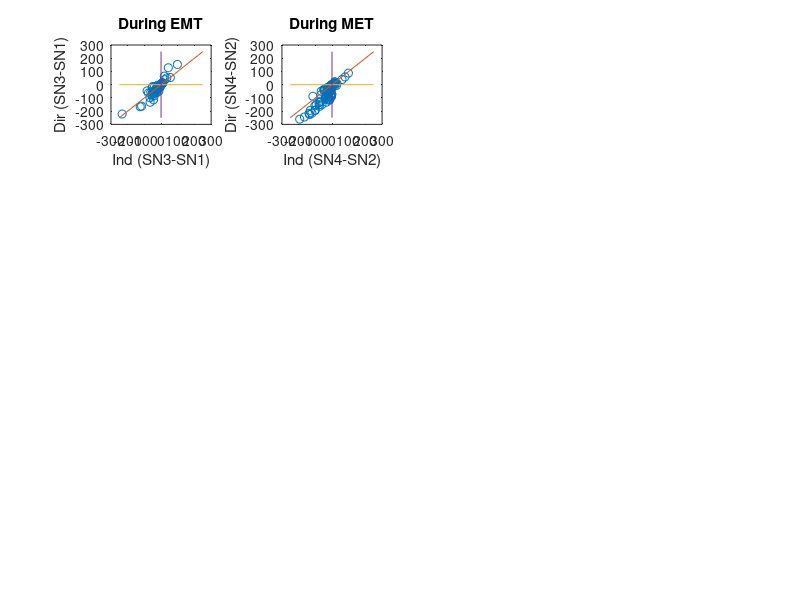

This figure's MATLAB source:
clear
clc

load param_ThrePert_SA0SB0_25pc_AND.mat
load param_RandSA0SB0_AND.mat

param_unp = param_RandSA0SB0(:,nrr);
%param_thre = param_ThrePert_OR(:,nrr);


unp=tri_types(nrr,:);
ind=tri_type_SA0ltSB0;
dir=tri_type_SB0ltSA0;

[unp_sorted,idx] = sort(unp);
dir_sorted = dir(idx);
ind_sorted = ind(idx);

SN_DirSorted = SNB_SB0ltSA0(idx,:);
SN_IndSorted = SNB_SA0ltSB0(idx,:);

SNB_Unp = SNB(nrr,:);
SNB_Dir = SNB_SB0ltSA0;
SNB_Ind = SNB_SA0ltSB0;

% Type 4 (1U1D): SN1>SN3>SN2>SN4
% Type 2 (1U2D): SN1>SN3>SN4>SN2
% Type 3 (2U1D): SN3>SN1>SN2>SN4
% Type 1 (2U2D): SN3>SN1>SN4>SN2

nr = length(nrr);

for ik = 1:nr

    if SNB_Unp(ik,1)>SNB_Unp(ik,3) && SNB_Unp(ik,3)>SNB_Unp(ik,2) && SNB_Unp(ik,2)>SNB_Unp(ik,4)
        triType_Unp(ik,1) = 4;
    elseif SNB_Unp(ik,1)>SNB_Unp(ik,3) && SNB_Unp(ik,3)>SNB_Unp(ik,4) && SNB_Unp(ik,4)>SNB_Unp(ik,2)
        triType_Unp(ik,1) = 2;
    elseif SNB_Unp(ik,3)>SNB_Unp(ik,1) && SNB_Unp(ik,1)>SNB_Unp(ik,2) && SNB_Unp(ik,2)>SNB_Unp(ik,4)
        triType_Unp(ik,1) = 3;
    elseif SNB_Unp(ik,3)>SNB_Unp(ik,1) && SNB_Unp(ik,1)>SNB_Unp(ik,4) && SNB_Unp(ik,4)>SNB_Unp(ik,2)
        triType_Unp(ik,1) = 1;
    end

    if SNB_Dir(ik,1)>SNB_Dir(ik,3) && SNB_Dir(ik,3)>SNB_Dir(ik,2) && SNB_Dir(ik,2)>SNB_Dir(ik,4)
        triType_Dir(ik,1) = 4;
    elseif SNB_Dir(ik,1)>SNB_Dir(ik,3) && SNB_Dir(ik,3)>SNB_Dir(ik,4) && SNB_Dir(ik,4)>SNB_Dir(ik,2)
        triType_Dir(ik,1) = 2;
    elseif SNB_Dir(ik,3)>SNB_Dir(ik,1) && SNB_Dir(ik,1)>SNB_Dir(ik,2) && SNB_Dir(ik,2)>SNB_Dir(ik,4)
        triType_Dir(ik,1) = 3;
    elseif SNB_Dir(ik,3)>SNB_Dir(ik,1) && SNB_Dir(ik,1)>SNB_Dir(ik,4) && SNB_Dir(ik,4)>SNB_Dir(ik,2)
        triType_Dir(ik,1) = 1;
    end

    if SNB_Ind(ik,1)>SNB_Ind(ik,3) && SNB_Ind(ik,3)>SNB_Ind(ik,2) && SNB_Ind(ik,2)>SNB_Ind(ik,4)
        triType_Ind(ik,1) = 4;
    elseif SNB_Ind(ik,1)>SNB_Ind(ik,3) && SNB_Ind(ik,3)>SNB_Ind(ik,4) && SNB_Ind(ik,4)>SNB_Ind(ik,2)
        triType_Ind(ik,1) = 2;
    elseif SNB_Ind(ik,3)>SNB_Ind(ik,1) && SNB_Ind(ik,1)>SNB_Ind(ik,2) && SNB_Ind(ik,2)>SNB_Ind(ik,4)
        triType_Ind(ik,1) = 3;
    elseif SNB_Ind(ik,3)>SNB_Ind(ik,1) && SNB_Ind(ik,1)>SNB_Ind(ik,4) && SNB_Ind(ik,4)>SNB_Ind(ik,2)
        triType_Ind(ik,1) = 1;
    end


end

diff_ind_SN31 = SNB_Ind(:,3)-SNB_Ind(:,1);
diff_ind_SN42 = SNB_Ind(:,4)-SNB_Ind(:,2);
diff_ind = diff_ind_SN31+diff_ind_SN42;

diff_dir_SN31 = SNB_Dir(:,3)-SNB_Dir(:,1);
diff_dir_SN42 = SNB_Dir(:,4)-SNB_Dir(:,2);
diff_dir = diff_dir_SN31+diff_dir_SN42;

percent_ind = (length(find(diff_ind>diff_dir))/length(diff_ind))*100



percent_ind_EMT = (length(find(diff_ind_SN31>diff_dir_SN31))/length(diff_ind_SN31))*100
percent_ind_MET = (length(find(diff_ind_SN42>diff_dir_SN42))/length(diff_ind_SN42))*100

subplot(4,4,1)
plot(diff_ind_SN31,diff_dir_SN31,'o')
hold on
plot([-250,250],[-250,250])
plot([-250,250],[0,0])
plot([0,0],[-250,250])
xlabel('Ind (SN3-SN1)')
ylabel('Dir (SN3-SN1)')
title('During EMT')


subplot(4,4,2)
plot(diff_ind_SN42,diff_dir_SN42,'o')
hold on
plot([-250,250],[-250,250])
plot([-250,250],[0,0])
plot([0,0],[-250,250])
xlabel('Ind (SN4-SN2)')
ylabel('Dir (SN4-SN2)')
title('During MET')


% Convert data into a matrix
data = [unp_sorted';dir_sorted';ind_sorted'];


% Create a heatmap with default colormap
%heatmap(data, 'ColorbarVisible', 'off');
% figure(22)
% subplot(3,1,1)
% heatmap(data,'colormap',parula);
% xlabel('Models');
% %ylabel('a OR b');
% title('OR models (25% change in S_A_0, S_B_0 thresholds)');
% 
% len_H_Dir = SNB_SB0ltSA0(:,3)-SNB_SB0ltSA0(:,2);
% len_H_Ind = SNB_SA0ltSB0(:,3)-SNB_SA0ltSB0(:,2);
% 
% subplot(3,1,2)
% plot(len_H_Ind,len_H_Dir,'o')
% hold on
% plot([0,200],[0,200])
% xlabel('Indirect')
% ylabel('Direct')
